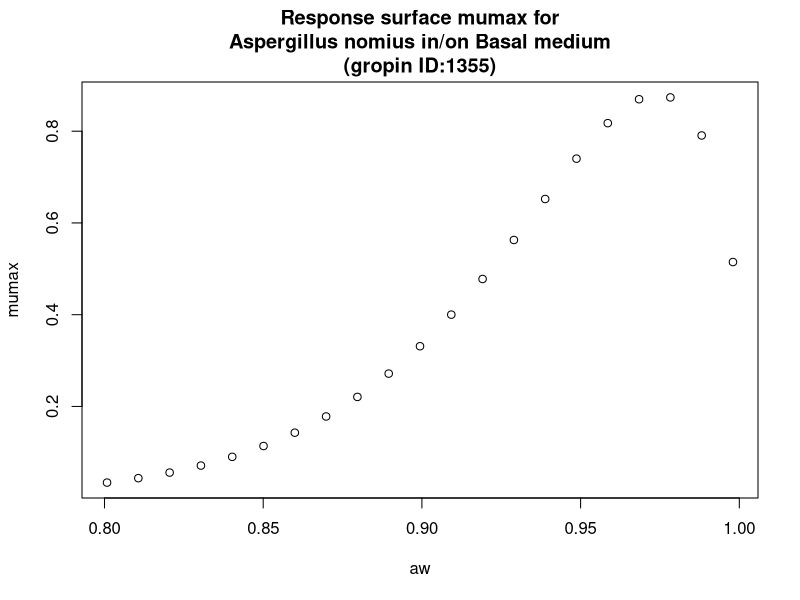

Here is the R script that generated this plot:
#############################
# start of Parameter script
#############################
aw <- seq(0.8008,0.998001998001998,length.out=21)
#############################
# end of Parameter script
#############################
############################# 
# start of Model script Gropin ID 1355 
#############################
 
# constant coefficients for this model
 
variables <- data.frame(aw)
argumentsPar <- expand.grid(variables)
 
# heart of the model
response_surface <- function(aw) {
   mumax <-exp(-1.1570+12.810*sqrt(1-aw)-39.87*(sqrt(1-aw))^2)

return(mumax=mumax)
} 

# output parameters
responseSurface <- cbind(argumentsPar,response_surface(argumentsPar['aw']))
colnames(responseSurface) <- c(colnames(argumentsPar),'mumax')
#############################
# End of Model script
#############################
############################# 
# start of Visualisation script Gropin ID 1355 
#############################
plot(aw,responseSurface$'mumax',xlab='aw',
                          ylab='mumax',main='Response surface mumax for
Aspergillus nomius in/on Basal medium
(gropin ID:1355)')
#############################
# End of Visualisation script
#############################
